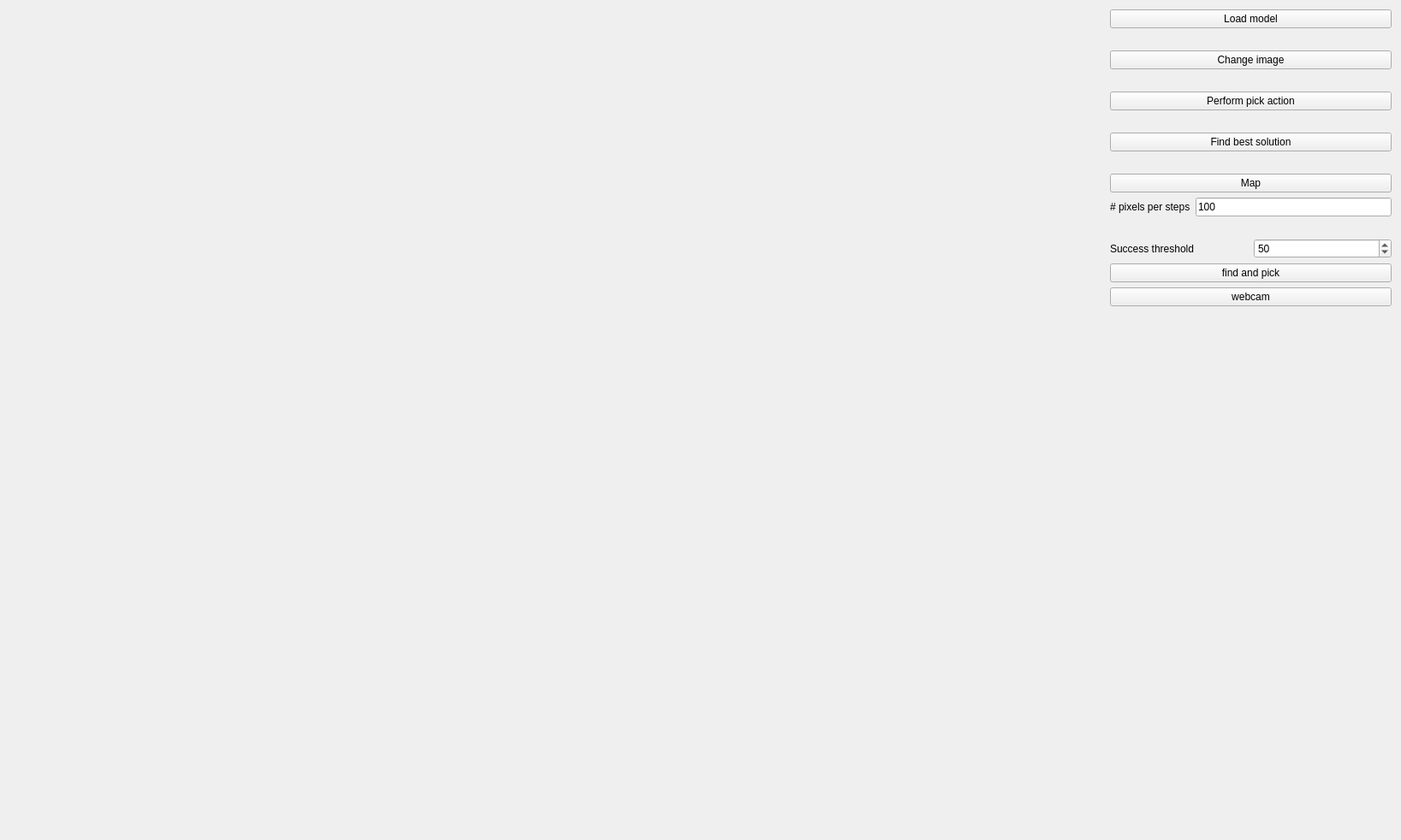
<?xml version="1.0" encoding="UTF-8"?>
<ui version="4.0">
 <class>Form</class>
 <widget class="QWidget" name="Form">
  <property name="geometry">
   <rect>
    <x>0</x>
    <y>0</y>
    <width>1637</width>
    <height>978</height>
   </rect>
  </property>
  <property name="windowTitle">
   <string>Form</string>
  </property>
  <layout class="QHBoxLayout" name="horizontalLayout">
   <item>
    <widget class="Canvas" name="canvas" native="true">
     <property name="minimumSize">
      <size>
       <width>1280</width>
       <height>960</height>
      </size>
     </property>
    </widget>
   </item>
   <item>
    <layout class="QVBoxLayout" name="verticalLayout">
     <item>
      <widget class="QPushButton" name="btn_load_model">
       <property name="text">
        <string>Load model</string>
       </property>
      </widget>
     </item>
     <item>
      <widget class="QLabel" name="lbl_model_name">
       <property name="text">
        <string/>
       </property>
      </widget>
     </item>
     <item>
      <widget class="QPushButton" name="btn_change_image">
       <property name="text">
        <string>Change image</string>
       </property>
      </widget>
     </item>
     <item>
      <widget class="QLabel" name="lbl_image_name">
       <property name="text">
        <string/>
       </property>
      </widget>
     </item>
     <item>
      <widget class="QPushButton" name="btn_pick">
       <property name="text">
        <string>Perform pick action</string>
       </property>
      </widget>
     </item>
     <item>
      <widget class="QLabel" name="lbl_result">
       <property name="text">
        <string/>
       </property>
      </widget>
     </item>
     <item>
      <widget class="QPushButton" name="btn_find_best">
       <property name="text">
        <string>Find best solution</string>
       </property>
      </widget>
     </item>
     <item>
      <widget class="QLabel" name="lbl_find_best">
       <property name="text">
        <string/>
       </property>
      </widget>
     </item>
     <item>
      <widget class="QPushButton" name="btn_map">
       <property name="text">
        <string>Map</string>
       </property>
      </widget>
     </item>
     <item>
      <layout class="QHBoxLayout" name="horizontalLayout_2">
       <item>
        <widget class="QLabel" name="label">
         <property name="text">
          <string># pixels per steps</string>
         </property>
        </widget>
       </item>
       <item>
        <widget class="QLineEdit" name="edt_nb_pixels_per_step">
         <property name="text">
          <string>100</string>
         </property>
        </widget>
       </item>
      </layout>
     </item>
     <item>
      <widget class="QLabel" name="lbl_result_map">
       <property name="text">
        <string/>
       </property>
      </widget>
     </item>
     <item>
      <layout class="QHBoxLayout" name="horizontalLayout_3">
       <item>
        <widget class="QLabel" name="label_2">
         <property name="text">
          <string>Success threshold</string>
         </property>
        </widget>
       </item>
       <item>
        <widget class="QSpinBox" name="sb_threshold">
         <property name="value">
          <number>50</number>
         </property>
        </widget>
       </item>
      </layout>
     </item>
     <item>
      <widget class="QPushButton" name="btn_find_and_pick">
       <property name="text">
        <string>find and pick</string>
       </property>
      </widget>
     </item>
     <item>
      <widget class="QPushButton" name="btn_webcam">
       <property name="text">
        <string>webcam</string>
       </property>
      </widget>
     </item>
     <item>
      <spacer name="verticalSpacer">
       <property name="orientation">
        <enum>Qt::Vertical</enum>
       </property>
       <property name="sizeHint" stdset="0">
        <size>
         <width>20</width>
         <height>40</height>
        </size>
       </property>
      </spacer>
     </item>
    </layout>
   </item>
  </layout>
 </widget>
 <customwidgets>
  <customwidget>
   <class>Canvas</class>
   <extends>QWidget</extends>
   <header>canvas.h</header>
   <container>1</container>
  </customwidget>
 </customwidgets>
 <resources/>
 <connections/>
</ui>
